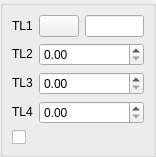
<ui version="4.0" >
 <class>DlgRef_1Sel3Spin1Check_QTD</class>
 <widget class="QWidget" name="DlgRef_1Sel3Spin1Check_QTD" >
  <property name="geometry" >
   <rect>
    <x>0</x>
    <y>0</y>
    <width>156</width>
    <height>120</height>
   </rect>
  </property>
  <property name="windowTitle" >
   <string/>
  </property>
  <layout class="QGridLayout" >
   <property name="leftMargin" >
    <number>0</number>
   </property>
   <property name="topMargin" >
    <number>0</number>
   </property>
   <property name="rightMargin" >
    <number>0</number>
   </property>
   <property name="bottomMargin" >
    <number>0</number>
   </property>
   <property name="horizontalSpacing" >
    <number>6</number>
   </property>
   <property name="verticalSpacing" >
    <number>6</number>
   </property>
   <item row="0" column="0" >
    <widget class="QGroupBox" name="GroupBox1" >
     <property name="title" >
      <string/>
     </property>
     <layout class="QGridLayout" >
      <property name="leftMargin" >
       <number>9</number>
      </property>
      <property name="topMargin" >
       <number>9</number>
      </property>
      <property name="rightMargin" >
       <number>9</number>
      </property>
      <property name="bottomMargin" >
       <number>9</number>
      </property>
      <property name="horizontalSpacing" >
       <number>6</number>
      </property>
      <property name="verticalSpacing" >
       <number>6</number>
      </property>
      <item row="2" column="1" colspan="2" >
       <widget class="SalomeApp_DoubleSpinBox" name="SpinBox_DY" />
      </item>
      <item row="3" column="1" colspan="2" >
       <widget class="SalomeApp_DoubleSpinBox" name="SpinBox_DZ" />
      </item>
      <item row="1" column="1" colspan="2" >
       <widget class="SalomeApp_DoubleSpinBox" name="SpinBox_DX" />
      </item>
      <item row="4" column="0" colspan="2" >
       <widget class="QCheckBox" name="CheckButton1" >
         <property name="text" >
         <string/>
        </property>
       </widget>
      </item>  
      <item row="1" column="0" >
       <widget class="QLabel" name="TextLabel2" >
        <property name="sizePolicy" >
         <sizepolicy vsizetype="Fixed" hsizetype="Fixed" >
          <horstretch>0</horstretch>
          <verstretch>0</verstretch>
         </sizepolicy>
        </property>
        <property name="text" >
         <string>TL2</string>
        </property>
        <property name="wordWrap" >
         <bool>false</bool>
        </property>
       </widget>
      </item>
      <item row="3" column="0" >
       <widget class="QLabel" name="TextLabel4" >
        <property name="sizePolicy" >
         <sizepolicy vsizetype="Fixed" hsizetype="Fixed" >
          <horstretch>0</horstretch>
          <verstretch>0</verstretch>
         </sizepolicy>
        </property>
        <property name="text" >
         <string>TL4</string>
        </property>
        <property name="wordWrap" >
         <bool>false</bool>
        </property>
       </widget>
      </item>
      <item row="2" column="0" >
       <widget class="QLabel" name="TextLabel3" >
        <property name="sizePolicy" >
         <sizepolicy vsizetype="Fixed" hsizetype="Fixed" >
          <horstretch>0</horstretch>
          <verstretch>0</verstretch>
         </sizepolicy>
        </property>
        <property name="text" >
         <string>TL3</string>
        </property>
        <property name="wordWrap" >
         <bool>false</bool>
        </property>
       </widget>
      </item>
      <item row="0" column="2" >
       <widget class="QLineEdit" name="LineEdit1" />
      </item>
      <item row="0" column="0" >
       <widget class="QLabel" name="TextLabel1" >
        <property name="sizePolicy" >
         <sizepolicy vsizetype="Fixed" hsizetype="Fixed" >
          <horstretch>0</horstretch>
          <verstretch>0</verstretch>
         </sizepolicy>
        </property>
        <property name="text" >
         <string>TL1</string>
        </property>
        <property name="wordWrap" >
         <bool>false</bool>
        </property>
       </widget>
      </item>
      <item row="0" column="1" >
       <widget class="QPushButton" name="PushButton1" >
        <property name="sizePolicy" >
         <sizepolicy vsizetype="Fixed" hsizetype="Fixed" >
          <horstretch>0</horstretch>
          <verstretch>0</verstretch>
         </sizepolicy>
        </property>
        <property name="text" >
         <string/>
        </property>
       </widget>
      </item>
     </layout>
    </widget>
   </item>
  </layout>
 </widget>
 <layoutdefault spacing="6" margin="11" />
 <pixmapfunction>qPixmapFromMimeSource</pixmapfunction>
 <customwidgets>
  <customwidget>
   <class>SalomeApp_DoubleSpinBox</class>
   <extends>QDoubleSpinBox</extends>
   <header location="global" >SalomeApp_DoubleSpinBox.h</header>
  </customwidget>
 </customwidgets>
 <tabstops>
  <tabstop>PushButton1</tabstop>
  <tabstop>LineEdit1</tabstop>
  <tabstop>SpinBox_DX</tabstop>
  <tabstop>SpinBox_DY</tabstop>
  <tabstop>SpinBox_DZ</tabstop>
 </tabstops>
 <resources/>
 <connections/>
</ui>
